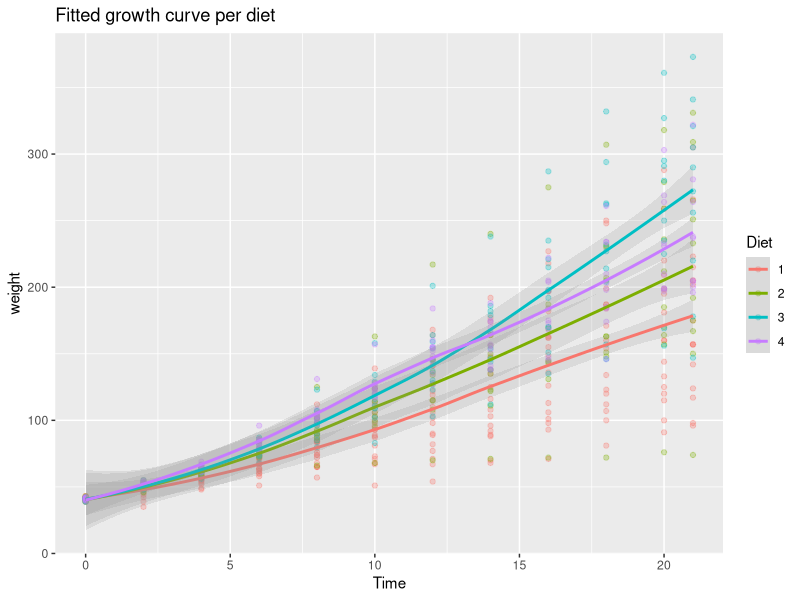
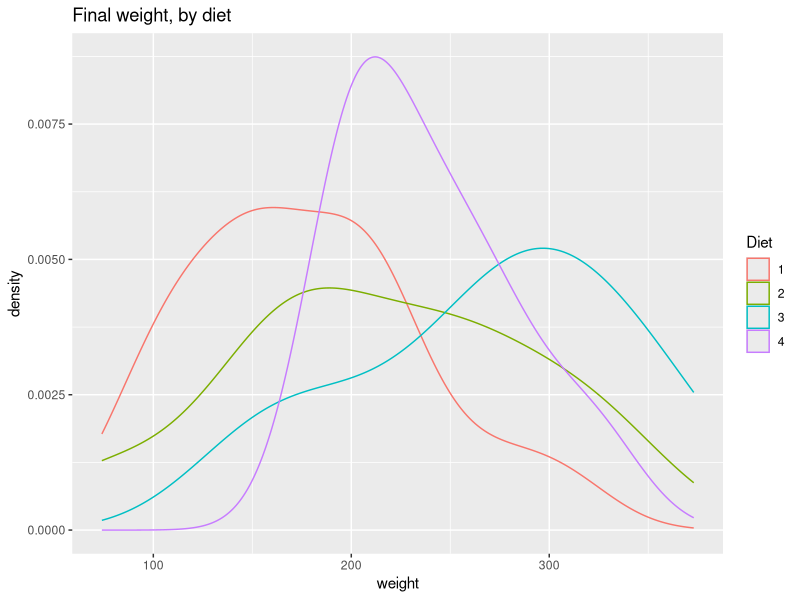
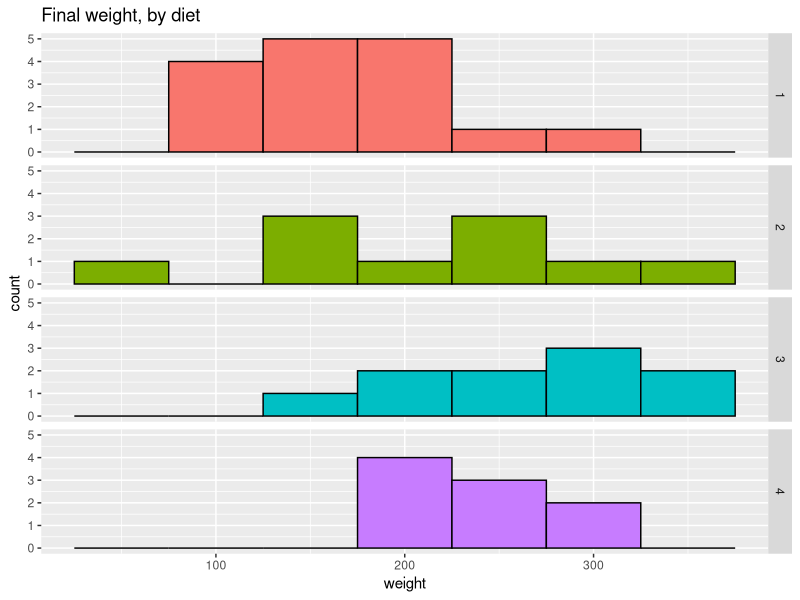

Recreate these plots in R, in order.
## ---- chunk 1
library(tidyverse)
## ---- chunk 2
p1 <- ggplot(ChickWeight, aes(x=Time, y=weight, colour=Diet)) +
    geom_point(alpha=.3) +
    geom_smooth(alpha=.2, size=1) +
    ggtitle("Fitted growth curve per diet")
p1
## ---- chunk 3
p2 <- ggplot(subset(ChickWeight, Time==21), aes(x=weight, colour=Diet)) +
    geom_density() +
    ggtitle("Final weight, by diet")
p2
## ---- chunk 4
p3 <- ggplot(subset(ChickWeight, Time==21), aes(x=weight, fill=Diet)) +
    geom_histogram(colour="black", binwidth=50) +
    facet_grid(Diet ~ .) +
    ggtitle("Final weight, by diet") +
    theme(legend.position="none")        # No legend (redundant in this graph)
p3
